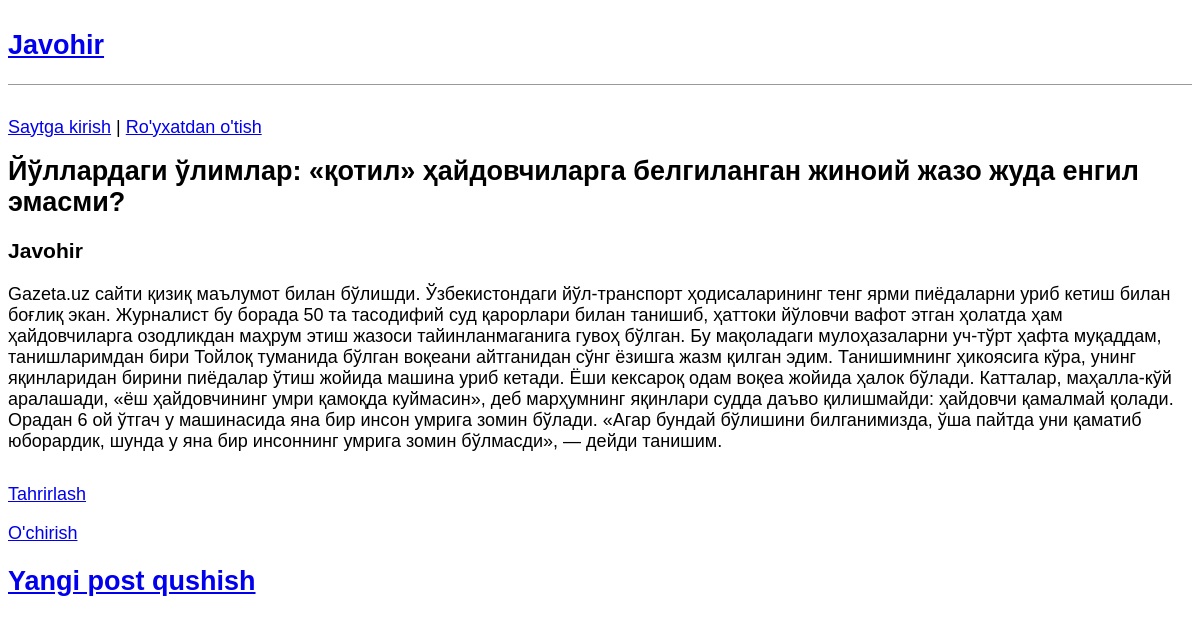
The app's page /post/2/ with its own data.
### blog/models.py (models this page shows, shortened)
class Post(models.Model):
    title = models.CharField(max_length=150)
    body = models.TextField()
    author = models.ForeignKey(
        'auth.User',
        on_delete=models.CASCADE
    )

### blog/views.py (the view)
# urls.py: path('post/<int:pk>/', BlogDetailView.as_view(), name='post_detail' ),
class BlogDetailView(DetailView):
    model = Post
    template_name = 'post_detail.html'

### templates/post_detail.html
{% extends 'base.html' %}
{% block content %}
  <div class="post-entry">
    <h2>{{ post.title }}</h2>
      <h3>{{ post.author }}</h3>
    <p>{{ post.body }}</p>
  </div>
    <p><a href="{% url 'post_edit' post.pk %}">Tahrirlash</a></p>
    <p><a href="{% url 'post_delete' post.pk %}">O'chirish</a></p>
{% endblock content %}

### static/css/base.css (style rules this page uses)
body { font-family: 'Noto Sans JP', sans-serif; font-size: 18px; }
.post-entry { margin-bottom: 2rem; }
.post-entry h2 { margin: 0.5rem 0; }
.post-entry p { margin: 0; font-weight: 400; }

### records on screen
Post: title "Йўллардаги ўлимлар: «қотил» ҳайдовчиларга белгиланган жиноий жазо жуда енгил эмасми?", author "Javohir", body "Gazeta.uz сайти қизиқ маълумот билан бўлишди. Ўзбекистондаги йўл-транспорт ҳодисаларининг тенг ярми пиёдаларни уриб кетиш билан боғлиқ экан. Журналист бу борада 50 та тасодифий суд қарорлари билан танишиб, ҳаттоки йўловчи вафот этган ҳолатда ҳам ҳайдовчиларга озодликдан маҳрум этиш жазоси тайинланмаганига гувоҳ бўлган. Бу мақоладаги мулоҳазаларни уч-тўрт ҳафта муқаддам, танишларимдан бири Тойлоқ туманида бўлган воқеани айтганидан сўнг ёзишга жазм қилган эдим. Танишимнинг ҳикоясига кўра, унинг яқинларидан бирини пиёдалар ўтиш жойида машина уриб кетади. Ёши кексароқ одам воқеа жойида ҳалок бўлади. Катталар, маҳалла-кўй аралашади, «ёш ҳайдовчининг умри қамоқда куймасин», деб марҳумнинг…"
